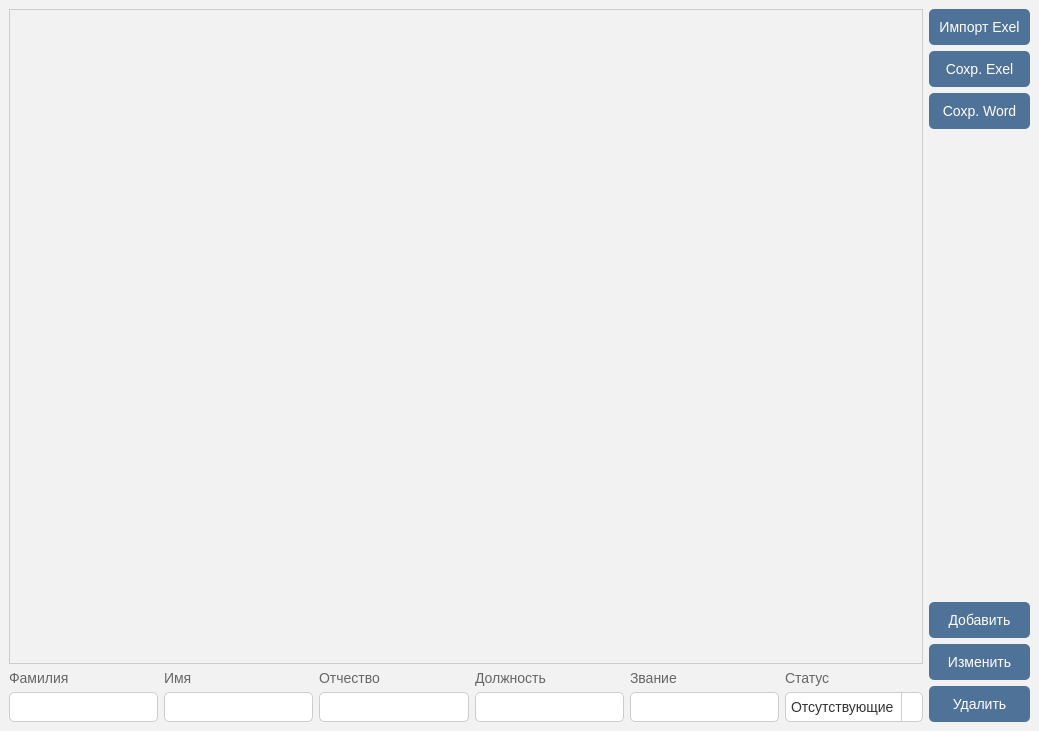
<?xml version="1.0" encoding="UTF-8"?>
<ui version="4.0">
 <class>MainWindow</class>
 <widget class="QMainWindow" name="MainWindow">
  <property name="geometry">
   <rect>
    <x>0</x>
    <y>0</y>
    <width>1039</width>
    <height>731</height>
   </rect>
  </property>
  <property name="windowTitle">
   <string>Списки</string>
  </property>
  <property name="styleSheet">
   <string notr="true">QWidget {
    background-color: #F2F2F2;
    color: #333333;
    font: 14px Arial;
}

QPushButton {
    background-color: #4F7299;
    color: #FFFFFF;
    border: none;
    border-radius: 5px;
    padding: 10px;
}

QPushButton:hover {
    background-color: #6699CC;
}

QLineEdit {
    background-color: #FFFFFF;
    color: #333333;
    border: 1px solid #CCCCCC;
    border-radius: 5px;
    padding: 5px;
}

QLabel {
    color: #666666;
    font: 14px Arial;
}

QCheckBox {
    color: #333333;
    font: 14px Arial;
}

QRadioButton {
    color: #333333;
    font: 14px Arial;
}

QComboBox {
    background-color: #FFFFFF; 
    color: #333333;
    border: 1px solid #CCCCCC;
    border-radius: 5px;
    padding: 5px;
    font: 14px Arial;
}

QComboBox::drop-down {
    subcontrol-origin: padding;
    subcontrol-position: top right;
    width: 20px;
    border-left-width: 1px;
    border-left-color: #CCCCCC;
    border-left-style: solid;
    border-top-right-radius: 5px;
    border-bottom-right-radius: 5px;
}

QComboBox::down-arrow {
    image: url(down.png);
    width: 12px;
    height: 12px;
}

QComboBox QAbstractItemView {
    background-color: #FFFFFF; 
    color: #333333;
    border: 1px solid #CCCCCC;
    selection-background-color: #4F7299;
    selection-color: #FFFFFF;
    font: 14px Arial;
}

QProgressBar {
    border: 2px solid #CCCCCC;
    border-radius: 5px;
    background-color: #FFFFFF;
}

QProgressBar::chunk {
    background-color: #4F7299;
    border-radius: 5px;
}

QTableView {
    border: 1px solid #CCCCCC;
    font: 14px Arial;
}

QTableView QHeaderView::section {
    background-color: #4F7299;
    color: #FFFFFF;
    border: none;
    border-radius: 5px;
    padding: 5px;
    font: bold;
}

QTableView QHeaderView::section:hover {
    background-color: #6699CC;
}

QTableView::item {
    border: none;
    padding: 5px;
}

QTableView::item:selected {
    background-color: #4F7299;
    color: #FFFFFF;
}
</string>
  </property>
  <widget class="QWidget" name="centralwidget">
   <layout class="QHBoxLayout" name="horizontalLayout_2">
    <item>
     <layout class="QVBoxLayout" name="verticalLayout_6">
      <item>
       <widget class="QTableWidget" name="tableWidget">
        <property name="styleSheet">
         <string notr="true">/* Цветовая палитра */

body {
  background-color: #F5F5F5;
}

table {
  background-color: #FFFFFF;
}

th {
  background-color: #E0E0E0;
}

button {
  background-color: #40739E;
}

input {
  background-color: #E0E0E0;
}

/* Шрифты */

h1 {
  font-family: Arial;
  font-size: 16pt;
  font-weight: bold;
}

table, th, td {
  font-family: Arial;
  font-size: 12pt;
}

button {
  font-family: Arial;
  font-size: 12pt;
  font-weight: bold;
}

input {
  font-family: Arial;
  font-size: 12pt;
}

/* Макет */

#top-bar {
  display: flex;
  justify-content: space-between;
  align-items: center;
}

#table-container {
  margin: 0 auto;
}

table {
  width: 100%;
}

#bottom-bar {
  display: flex;
  justify-content: space-between;
  align-items: center;
}

/* Детали дизайна */

th {
  text-align: center;
  padding: 5px;
}

td {
  padding: 5px;
}

button {
  border: none;
  border-radius: 5px;
  padding: 5px 10px;
  color: white;
}

input {
  border: 1px solid gray;
  border-radius: 5px;
  padding: 5px;
}</string>
        </property>
       </widget>
      </item>
      <item>
       <layout class="QHBoxLayout" name="horizontalLayout">
        <item>
         <layout class="QVBoxLayout" name="verticalLayout">
          <item>
           <widget class="QLabel" name="label">
            <property name="text">
             <string>Фамилия</string>
            </property>
           </widget>
          </item>
          <item>
           <widget class="QLineEdit" name="lineEdit"/>
          </item>
         </layout>
        </item>
        <item>
         <layout class="QVBoxLayout" name="verticalLayout_3">
          <item>
           <widget class="QLabel" name="label_3">
            <property name="text">
             <string>Имя</string>
            </property>
           </widget>
          </item>
          <item>
           <widget class="QLineEdit" name="lineEdit_3"/>
          </item>
         </layout>
        </item>
        <item>
         <layout class="QVBoxLayout" name="verticalLayout_2">
          <item>
           <widget class="QLabel" name="label_2">
            <property name="text">
             <string>Отчество</string>
            </property>
           </widget>
          </item>
          <item>
           <widget class="QLineEdit" name="lineEdit_2"/>
          </item>
         </layout>
        </item>
        <item>
         <layout class="QVBoxLayout" name="verticalLayout_8">
          <item>
           <widget class="QLabel" name="label_6">
            <property name="text">
             <string>Должность</string>
            </property>
           </widget>
          </item>
          <item>
           <widget class="QLineEdit" name="lineEdit_4"/>
          </item>
         </layout>
        </item>
        <item>
         <layout class="QVBoxLayout" name="verticalLayout_9">
          <item>
           <widget class="QLabel" name="label_7">
            <property name="text">
             <string>Звание</string>
            </property>
           </widget>
          </item>
          <item>
           <widget class="QLineEdit" name="lineEdit_5"/>
          </item>
         </layout>
        </item>
        <item>
         <layout class="QVBoxLayout" name="verticalLayout_4">
          <item>
           <widget class="QLabel" name="label_4">
            <property name="text">
             <string>Статус</string>
            </property>
           </widget>
          </item>
          <item>
           <widget class="QComboBox" name="comboBox">
            <item>
             <property name="text">
              <string>Отсутствующие</string>
             </property>
            </item>
            <item>
             <property name="text">
              <string>Находящиеся</string>
             </property>
            </item>
            <item>
             <property name="text">
              <string>В ожидании</string>
             </property>
            </item>
           </widget>
          </item>
         </layout>
        </item>
       </layout>
      </item>
     </layout>
    </item>
    <item>
     <layout class="QVBoxLayout" name="verticalLayout_7">
      <item>
       <widget class="QPushButton" name="pushButton_4">
        <property name="text">
         <string>Импорт Exel</string>
        </property>
       </widget>
      </item>
      <item>
       <widget class="QPushButton" name="pushButton">
        <property name="text">
         <string>Сохр. Exel</string>
        </property>
       </widget>
      </item>
      <item>
       <widget class="QPushButton" name="pushButton_2">
        <property name="styleSheet">
         <string notr="true"/>
        </property>
        <property name="text">
         <string>Сохр. Word</string>
        </property>
       </widget>
      </item>
      <item>
       <layout class="QVBoxLayout" name="verticalLayout_10">
        <item>
         <spacer name="verticalSpacer">
          <property name="orientation">
           <enum>Qt::Vertical</enum>
          </property>
          <property name="sizeHint" stdset="0">
           <size>
            <width>20</width>
            <height>40</height>
           </size>
          </property>
         </spacer>
        </item>
        <item>
         <widget class="QPushButton" name="pushButton_3">
          <property name="styleSheet">
           <string notr="true"/>
          </property>
          <property name="text">
           <string>Добавить</string>
          </property>
         </widget>
        </item>
        <item>
         <widget class="QPushButton" name="pushButton_5">
          <property name="text">
           <string>Изменить</string>
          </property>
         </widget>
        </item>
        <item>
         <widget class="QPushButton" name="pushButton_6">
          <property name="text">
           <string>Удалить</string>
          </property>
         </widget>
        </item>
       </layout>
      </item>
     </layout>
    </item>
   </layout>
  </widget>
 </widget>
 <resources/>
 <connections/>
</ui>
